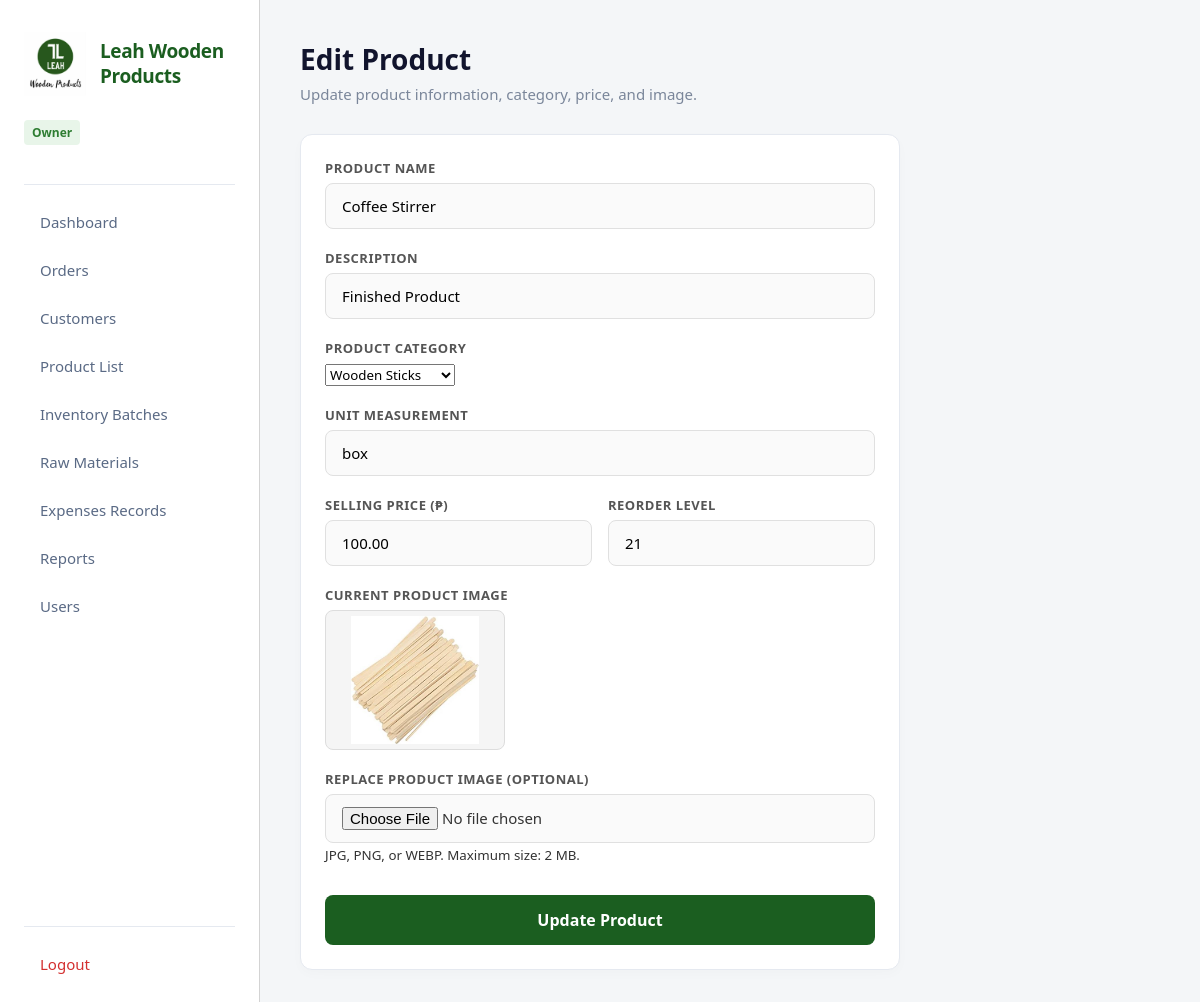
/products.php?action=edit&id=5 (signed in), run on an earlier commit of the app's database.
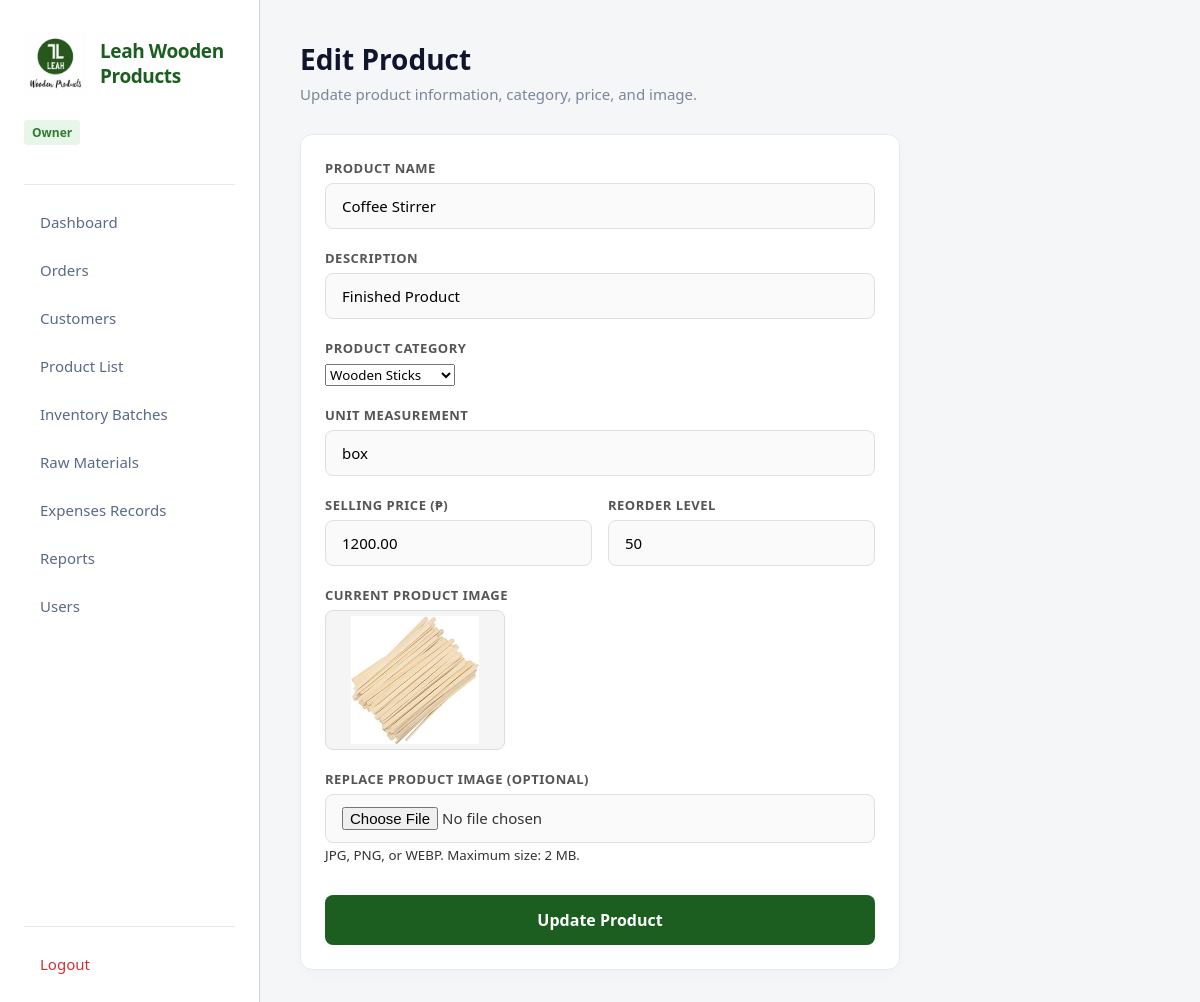
And on a later commit of the database.
### tables this page shows
CREATE TABLE `products` (
  `product_id` int(11) NOT NULL,
  `product_name` varchar(150) NOT NULL,
  `description` text DEFAULT NULL,
  `unit` varchar(50) NOT NULL,
  `selling_price` decimal(12,2) NOT NULL DEFAULT 0.00,
  `reorder_level` int(11) DEFAULT 0,
  `status` enum('Active','Inactive') DEFAULT 'Active',
  `created_at` datetime DEFAULT current_timestamp(),
  `updated_at` datetime DEFAULT current_timestamp() ON UPDATE current_timestamp(),
  `category` varchar(100) NOT NULL DEFAULT 'Uncategorized',
  `image` varchar(255) DEFAULT NULL
);

### products.php (called while the page is built, shortened)
<?php
require 'app/controllers/ProductController.php';

### app/models/Product.php (called while the page is built, shortened)
<?php
class Product
{
    private $pdo;
    public function __construct($pdo)
    {
        $this->pdo = $pdo;
    }
    public function getById($id)
    {
        $stmt = $this->pdo->prepare("
            SELECT * FROM products WHERE product_id = ?
        ");
        $stmt->execute([$id]);
        return $stmt->fetch(PDO::FETCH_ASSOC);
    }
}

### app/views/products/edit.php (the view, shortened to what this page needs)
<?php include 'app/views/layouts/header.php'; ?>
<div class="container">
    <?php include 'app/views/layouts/sidebar.php'; ?>
    <div class="content">
        <h1>Edit Product</h1>
        <p>Update product information, category, price, and image.</p>
        <div class="card" style="max-width: 600px;">
            <form method="POST" enctype="multipart/form-data">
                <div class="form-group">
                    <label>Product Name</label>
                    <input
                        name="product_name"
                        value="<?= htmlspecialchars($item['product_name']); ?>"
                        required
                    >
                </div>
                <div class="form-group">
                    <label>Description</label>
                    <input
                        name="description"
                        value="<?= htmlspecialchars($item['description'] ?? ''); ?>"
                    >
                </div>
                <div class="form-group">
                    <label>Product Category</label>
                    <select name="category" required>
                        <option value="Wooden Sticks"
                            <?= ($item['category'] ?? '') === 'Wooden Sticks' ? 'selected' : ''; ?>>
                            Wooden Sticks
                        </option>
                    </select>
                </div>
                <div class="form-group">
                    <label>Unit Measurement</label>
                    <input
                        name="unit"
                        value="<?= htmlspecialchars($item['unit']); ?>"
                        required
                    >
                </div>
                <div class="form-row" style="display: grid; grid-template-columns: 1fr 1fr; gap: 16px;">
                    <div class="form-group">
                        <label>Selling Price (₱)</label>
                        <input
                            name="selling_price"
                            type="number"
                            min="0"
                            step="0.01"
                            value="<?= htmlspecialchars((string) $item['selling_price']); ?>"
                            required
                        >
                    </div>
                    <div class="form-group">
                        <label>Reorder Level</label>
                        <input
                            name="reorder_level"
                            type="number"
                            min="0"
                            step="1"
                            value="<?= htmlspecialchars((string) $item['reorder_level']); ?>"
                            required
                        >
                    </div>
                </div>
<div class="form-group">
    <label>Current Product Image</label>
    <?php if (!empty($item['image'])) { ?>
        <div style="margin-bottom: 12px;">
            <img
                src="/public/<?= htmlspecialchars(
                    ltrim($item['image'], '/'),
                    ENT_QUOTES,
                    'UTF-8'
                ); ?>"
                alt="<?= htmlspecialchars(
                    $item['product_name'],
                    ENT_QUOTES,
                    'UTF-8'
                ); ?>"
                style="
                    display: block;
                    width: 180px;
                    height: 140px;
                    object-fit: contain;
                    background: #f5f5f5;
                    border: 1px solid #ddd;
                    border-radius: 8px;
                    padding: 5px;
                "
            >
        </div>
    <?php } else { ?>
        <p>No image uploaded yet.</p>
    <?php } ?>
</div>
                <div class="form-group">
                    <label>Replace Product Image (optional)</label>
                    <input
                        type="file"
                        name="image"
                        accept=".jpg,.jpeg,.png,.webp,image/jpeg,image/png,image/webp"
                    >
                    <small>JPG, PNG, or WEBP. Maximum size: 2 MB.</small>
                </div>
                <button
                    type="submit"
                    class="btn-login"
                    style="margin-top: 10px;"
                >
                    Update Product
                </button>
            </form>
        </div>
    </div>
</div>
<?php include 'app/views/layouts/footer.php'; ?>

What changed in the data, as far as the page shows it:
changed products "Coffee Stirrer": selling_price "100.00" → "1200.00"; reorder_level "21" → "50"
